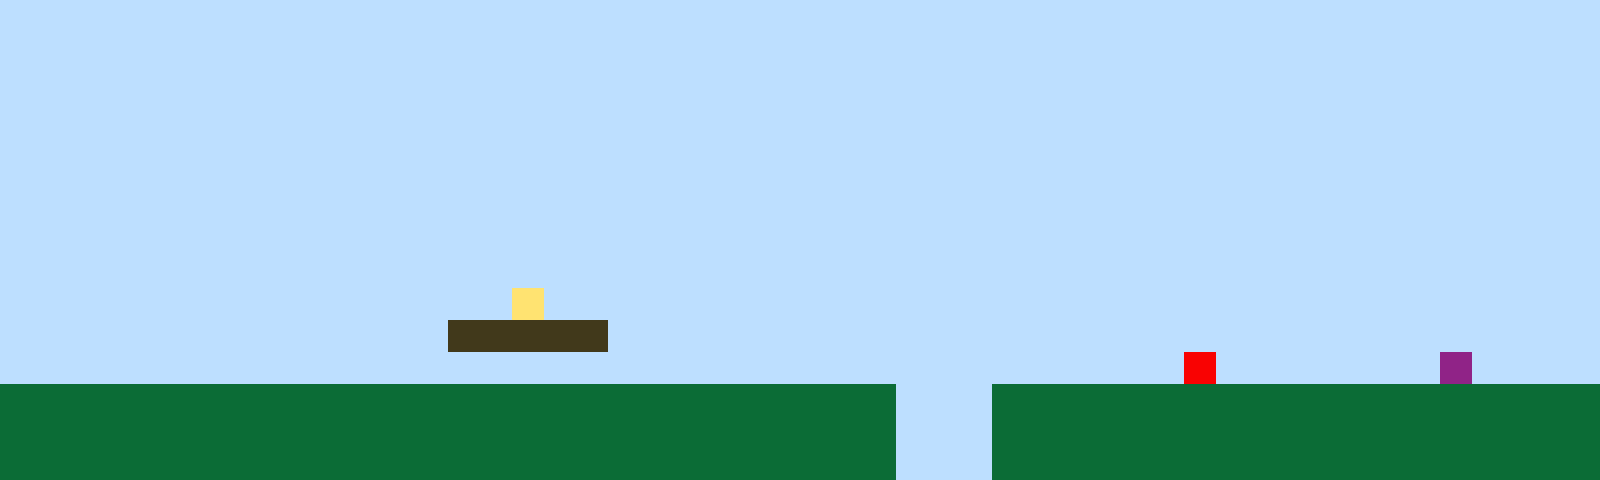

This game map was drawn from its Tiled (.tmx) file and the tilesets committed beside it. A one-line description and the full map source follow:
An orthogonal 50x15 tile map with 32x32 px tiles, 1 tile layer (Tile Layer 1).

<map version="1.10" tiledversion="1.11.2" orientation="orthogonal" renderorder="right-up" width="50" height="15" tilewidth="32" tileheight="32" infinite="0" nextlayerid="2" nextobjectid="1"><editorsettings><export target="map1.csv" format="csv" /></editorsettings><tileset firstgid="1" name="sprites" tilewidth="32" tileheight="32" tilecount="6" columns="3"><image source="sprites.png" width="96" height="64" /></tileset><layer id="1" name="Tile Layer 1" width="50" height="15"><data encoding="csv">1,1,1,1,1,1,1,1,1,1,1,1,1,1,1,1,1,1,1,1,1,1,1,1,1,1,1,1,1,1,1,1,1,1,1,1,1,1,1,1,1,1,1,1,1,1,1,1,1,1,1,1,1,1,1,1,1,1,1,1,1,1,1,1,1,1,1,1,1,1,1,1,1,1,1,1,1,1,1,1,1,1,1,1,1,1,1,1,1,1,1,1,1,1,1,1,1,1,1,1,1,1,1,1,1,1,1,1,1,1,1,1,1,1,1,1,1,1,1,1,1,1,1,1,1,1,1,1,1,1,1,1,1,1,1,1,1,1,1,1,1,1,1,1,1,1,1,1,1,1,1,1,1,1,1,1,1,1,1,1,1,1,1,1,1,1,1,1,1,1,1,1,1,1,1,1,1,1,1,1,1,1,1,1,1,1,1,1,1,1,1,1,1,1,1,1,1,1,1,1,1,1,1,1,1,1,1,1,1,1,1,1,1,1,1,1,1,1,1,1,1,1,1,1,1,1,1,1,1,1,1,1,1,1,1,1,1,1,1,1,1,1,1,1,1,1,1,1,1,1,1,1,1,1,1,1,1,1,1,1,1,1,1,1,1,1,1,1,1,1,1,1,1,1,1,1,1,1,1,1,1,1,1,1,1,1,1,1,1,1,1,1,1,1,1,1,1,1,1,1,1,1,1,1,1,1,1,1,1,1,1,1,1,1,1,1,1,1,1,1,1,1,1,1,1,1,1,1,1,1,1,1,1,1,1,1,1,1,1,1,1,1,1,1,1,1,1,1,1,1,1,1,1,1,1,1,1,1,1,1,1,1,1,1,1,1,1,1,1,1,1,1,1,1,1,1,1,1,1,1,1,1,1,1,1,1,1,1,1,1,1,1,1,1,1,1,1,1,1,1,1,1,1,1,1,1,1,1,1,1,1,1,1,1,1,1,1,1,1,1,1,1,1,1,1,1,1,1,1,1,1,1,1,1,1,1,1,1,1,1,1,1,1,1,1,1,1,1,1,1,1,1,1,1,1,1,1,1,1,1,1,1,1,1,1,1,4,1,1,1,1,1,1,1,1,1,1,1,1,1,1,1,1,1,1,1,1,1,1,1,1,1,1,1,1,1,1,1,1,1,1,1,1,1,1,1,1,1,1,1,1,1,1,1,3,3,3,3,3,1,1,1,1,1,1,1,1,1,1,1,1,1,1,1,1,1,1,1,1,1,1,1,1,1,1,1,1,1,1,1,1,1,1,1,1,1,1,1,1,1,1,1,1,1,1,1,1,1,1,1,1,1,1,1,1,1,1,1,1,1,1,1,1,1,1,1,1,5,1,1,1,1,1,1,1,6,1,1,1,1,2,2,2,2,2,2,2,2,2,2,2,2,2,2,2,2,2,2,2,2,2,2,2,2,2,2,2,2,1,1,1,2,2,2,2,2,2,2,2,2,2,2,2,2,2,2,2,2,2,2,2,2,2,2,2,2,2,2,2,2,2,2,2,2,2,2,2,2,2,2,2,2,2,2,2,2,2,2,1,1,1,2,2,2,2,2,2,2,2,2,2,2,2,2,2,2,2,2,2,2,2,2,2,2,2,2,2,2,2,2,2,2,2,2,2,2,2,2,2,2,2,2,2,2,2,2,2,2,1,1,1,2,2,2,2,2,2,2,2,2,2,2,2,2,2,2,2,2,2,2</data></layer></map>
